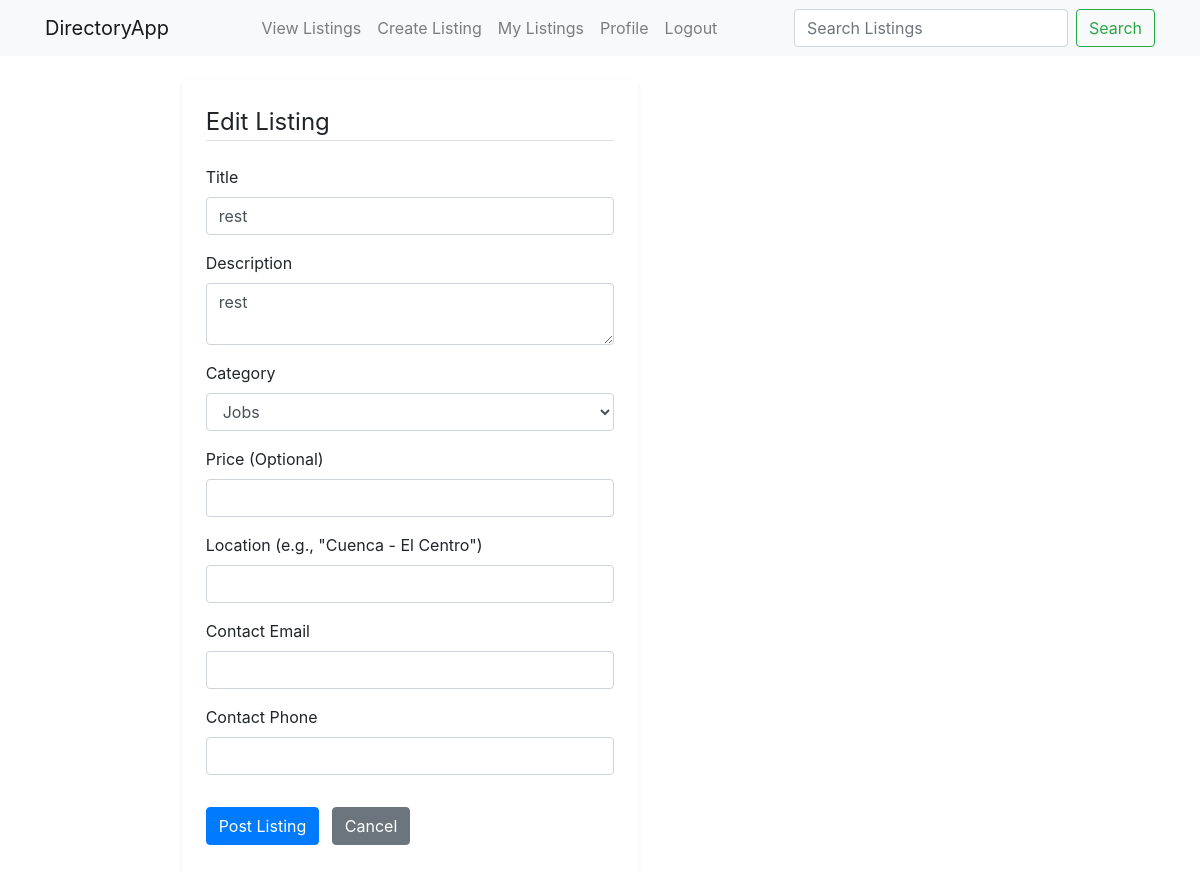
Before: /listings/3/edit (signed in) with the older database file.
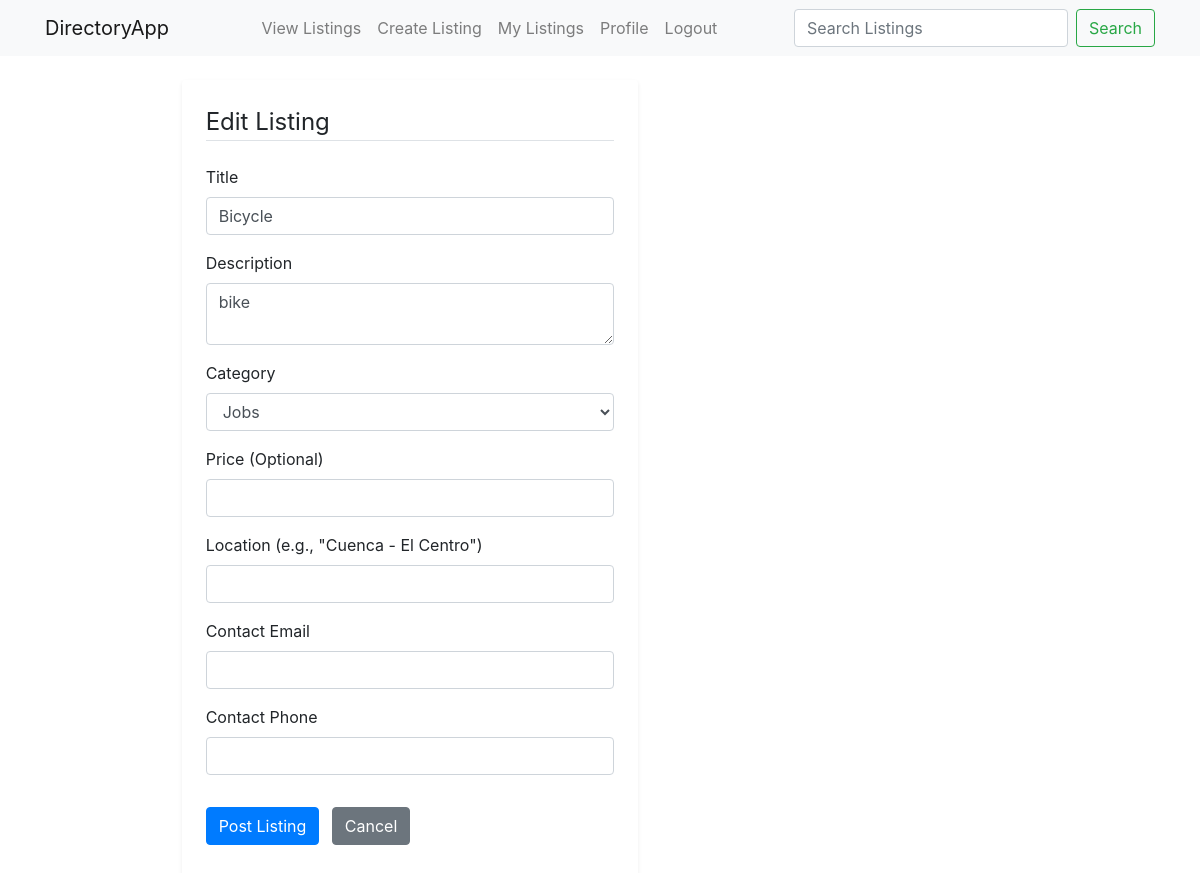
After: the same page with the newer database file.
### app/models.py (models this page shows, shortened)
class Listing(db.Model):
    __tablename__ = 'listings' # Correct
    id = db.Column(db.Integer, primary_key=True)
    title = db.Column(db.String(120), nullable=False)
    description = db.Column(db.Text, nullable=False)
    user_id = db.Column(db.Integer, db.ForeignKey('users.id'), nullable=False) # Refers to 'users.id' table
    author = db.relationship('User', backref=db.backref('listings', lazy='dynamic')) # 'listings' is the collection on User model
    category_id = db.Column(db.Integer, db.ForeignKey('categories.id'), nullable=False) # Refers to 'categories.id' table
    category = db.relationship('Category', backref=db.backref('listings', lazy=True)) # 'listings' is the collection on Category model
    location = db.Column(db.String(120), nullable=True)
    contact_email = db.Column(db.String(120), nullable=True)
    contact_phone = db.Column(db.String(60), nullable=True)
    price = db.Column(db.Float, nullable=True)
    created_at = db.Column(db.DateTime, nullable=False, default=db.func.now())
    updated_at = db.Column(db.DateTime, nullable=False, default=db.func.now(), onupdate=db.func.now())
    status = db.Column(db.String(20), nullable=False, default='published')
    views_count = db.Column(db.Integer, default=0)

### app/listings/routes.py (the view)
@listings_bp.route('/<int:listing_id>/edit', methods=['GET', 'POST'])
@login_required
def edit_listing(listing_id):
    listing = db.session.get(Listing, listing_id) # Use db.session.get for primary key lookup
    if listing is None:
        abort(404) # Not Found if listing_id doesn't exist
    if listing.author != current_user:
        abort(403) # Forbidden
    form = ListingForm()
    categories = Category.query.order_by(Category.name).all()
    form.category.choices = [(c.id, c.name) for c in categories]
    if form.validate_on_submit():
        listing.title = form.title.data
        listing.description = form.description.data
        listing.category_id = form.category.data
        listing.price = form.price.data if form.price.data is not None else None
        listing.location = form.location.data
        listing.contact_email = form.contact_email.data
        listing.contact_phone.data = form.contact_phone.data
        db.session.commit()
        flash('Your listing has been updated!', 'success')
        return redirect(url_for('listings.view_listing', listing_id=listing.id))
    elif request.method == 'GET':
        form.title.data = listing.title
        form.description.data = listing.description
        form.category.data = listing.category_id
        form.price.data = listing.price
        form.location.data = listing.location
        form.contact_email.data = listing.contact_email
        form.contact_phone.data = listing.contact_phone
    return render_template('listings/edit_listing.html', title='Edit Listing', form=form, listing=listing)

### app/listings/forms.py
class ListingForm(FlaskForm):
    title = StringField('Title', validators=[DataRequired(), Length(min=1, max=120)])
    description = TextAreaField('Description', validators=[DataRequired(), Length(min=1)])
    category = SelectField('Category', coerce=int, validators=[DataRequired()])
    location = StringField('Location (e.g., "Cuenca - El Centro")', validators=[Optional(), Length(max=120)])
    contact_email = StringField('Contact Email', validators=[Optional(), Email()])
    contact_phone = StringField('Contact Phone', validators=[Optional(), Length(max=60)])
    price = FloatField('Price (Optional)', validators=[Optional()])
    submit = SubmitField('Post Listing')
    def __init__(self, *args, **kwargs):
        super(ListingForm, self).__init__(*args, **kwargs)
        self.category.choices = [(c.id, c.name) for c in Category.query.order_by('name').all()]

### app/models.py (called while the page is built)
@login_manager.user_loader
def load_user(user_id):
    return db.session.get(User, int(user_id)) # Recommended using db.session.get

### app/templates/listings/edit_listing.html (shortened to what the changed rows need)
{% extends "base.html" %}
{% block content %}
    <div class="container mt-4">
        <div class="row">
            <div class="col-md-8 offset-md-2">
                <div class="content-section p-4 shadow-sm rounded">
                    <form method="POST" action="">
                        <fieldset class="form-group">
                            <div class="form-group mb-3">
                                {{ form.title.label(class="form-control-label") }}
                                {% if form.title.errors %}
                                    {{ form.title(class="form-control is-invalid") }}
                                    <div class="invalid-feedback">
                                        {% for error in form.title.errors %}
                                            <span>{{ error }}</span>
                                        {% endfor %}
                                    </div>
                                {% else %}
                                    {{ form.title(class="form-control") }}
                                {% endif %}
                            </div>
                            <div class="form-group mb-3">
                                {{ form.description.label(class="form-control-label") }}
                                {% if form.description.errors %}
                                    {{ form.description(class="form-control is-invalid") }}
                                    <div class="invalid-feedback">
                                        {% for error in form.description.errors %}
                                            <span>{{ error }}</span>
                                        {% endfor %}
                                    </div>
                                {% else %}
                                    {{ form.description(class="form-control") }}
                                {% endif %}
                            </div>
                            <div class="form-group mb-3">
                                {{ form.category.label(class="form-control-label") }}
                                {{ form.category(class="form-control") }}
                            </div>
                            <div class="form-group mb-3">
                                {{ form.price.label(class="form-control-label") }}
                                {% if form.price.errors %}
                                    {{ form.price(class="form-control is-invalid") }}
                                    <div class="invalid-feedback">
                                        {% for error in form.price.errors %}
                                            <span>{{ error }}</span>
                                        {% endfor %}
                                    </div>
                                {% else %}
                                    {{ form.price(class="form-control") }}
                                {% endif %}
                            </div>
                            <div class="form-group mb-3">
                                {{ form.location.label(class="form-control-label") }}
                                {% if form.location.errors %}
                                    {{ form.location(class="form-control is-invalid") }}
                                    <div class="invalid-feedback">
                                        {% for error in form.location.errors %}
                                            <span>{{ error }}</span>
                                        {% endfor %}
                                    </div>
                                {% else %}
                                    {{ form.location(class="form-control") }}
                                {% endif %}
                            </div>
                            <div class="form-group mb-3">
                                {{ form.contact_email.label(class="form-control-label") }}
                                {% if form.contact_email.errors %}
                                    {{ form.contact_email(class="form-control is-invalid") }}
                                    <div class="invalid-feedback">
                                        {% for error in form.contact_email.errors %}
                                            <span>{{ error }}</span>
                                        {% endfor %}
                                    </div>
                                {% else %}
                                    {{ form.contact_email(class="form-control") }}
                                {% endif %}
                            </div>
                            <div class="form-group mb-3">
                                {{ form.contact_phone.label(class="form-control-label") }}
                                {% if form.contact_phone.errors %}
                                    {{ form.contact_phone(class="form-control is-invalid") }}
                                    <div class="invalid-feedback">
                                        {% for error in form.contact_phone.errors %}
                                            <span>{{ error }}</span>
                                        {% endfor %}
                                    </div>
                                {% else %}
                                    {{ form.contact_phone(class="form-control") }}
                                {% endif %}
                            </div>
                        </fieldset>
                    </form>
                </div>
            </div>
        </div>
    </div>
{% endblock %}

Changed rows visible on the page:
changed Listing "Jobs": title "rest" → "Bicycle"; description "rest" → "bike"
